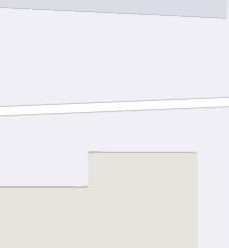
#> input picture хр.jpg, 229 x 248 px
$ python Proection_view_camera.py
#> lines starting #> are read from the running program, lines starting #| are printed output that depends on the picture
from matplotlib import pyplot as plt
import math
import numpy as np


# координаты точки подвеса камеры
x_0 = 0
y_0 = 0
z_0 = 10

beta = math.radians(0)  # угол скольжения
teta_x = math.radians(13)  # угол захвата камеры по оси Х
teta_y = math.radians(10)  # угол захвата камеры по оси y

# начальные значения при alfa=0
def position_camera_is_alfa_zero(beta):
    x_A_0 = x_0 - math.tan(teta_x/2) * z_0 / np.cos(beta)
    y_A_0 = y_0 + np.tan(beta) * z_0

    x_B_0 = x_0 + math.tan(teta_x/2) * z_0 / np.cos(beta)
    y_B_0 = y_0 + np.tan(beta) * z_0

    x_C_0 = x_0 + np.tan(teta_x/2) * z_0 / np.cos(beta+teta_y)
    y_C_0 = y_0 + np.tan(beta+teta_y) * z_0

    x_D_0 = x_0 - np.tan(teta_x/2) * z_0 / np.cos(beta+teta_y)
    y_D_0 = y_0 + np.tan(beta+teta_y) * z_0

    return x_A_0, x_B_0, x_C_0, x_D_0, y_A_0, y_B_0, y_C_0, y_D_0


def draw_quadrangle(x_A, x_B, x_C, x_D, y_A, y_B, y_C, y_D, color='black', linewidth=0.5):

    x = [x_A, x_B, x_C, x_D, x_A]
    x = np.array(x)
    y = [y_A, y_B, y_C, y_D, y_A]
    y = np.array(y)
    plt.plot(x, y, color=color, alpha=0.7,
        linewidth=linewidth, solid_capstyle='round', zorder=2)
    # plt.pause(0.01)


def rotate(origin, point, angle):
    """
    Rotate a point counterclockwise by a given angle around a given origin.
    The angle should be given in radians.

    функция rotate выполняет поворот точки point на угол angle (против часовой стрелки, в радианах) вокруг origin,
    в декартовой плоскости, с обычными условными обозначениями оси: x, увеличивающийся слева справа, y увеличиваясь
    вертикально вверх. Все точки представлены как длина-2 кортежа формы (x_coord, y_coord).
    """
    ox, oy = origin
    px, py = point

    qx = ox + math.cos(angle) * (px - ox) - math.sin(angle) * (py - oy)
    qy = oy + math.sin(angle) * (px - ox) + math.cos(angle) * (py - oy)

    return qx, qy


def decart2alfa(x_A, x_B, x_C, x_D, y_A, y_B, y_C, y_D, alfa):
    point_A = x_A, y_A
    point_B = x_B, y_B
    point_C = x_C, y_C
    point_D = x_D, y_D
    origin = x_0, y_0

    rot_A_x, rot_A_y = rotate(origin, point_A, alfa)
    rot_B_x, rot_B_y = rotate(origin, point_B, alfa)
    rot_C_x, rot_C_y = rotate(origin, point_C, alfa)
    rot_D_x, rot_D_y = rotate(origin, point_D, alfa)

    return rot_A_x, rot_A_y, rot_B_x, rot_B_y, rot_C_x, rot_C_y, rot_D_x, rot_D_y


# plt.axis([-25, 25, -5, 45])
# plt.figure()
fig, axs = plt.subplots()
img = plt.imread('хр.jpg')
#> img is the input picture: shape (248, 229, 3); mean R, G, B 236.2, 234.8, 236.9
shift_ver = -164
shift_gor = -385
axs.imshow(img, extent=[0 + shift_gor, 650 + shift_gor, 0 + shift_ver, 320 + shift_ver])  # 650, 320
# plt.plot((-10,10), (0,0), 'black')

x_A_0, x_B_0, x_C_0, x_D_0, y_A_0, y_B_0, y_C_0, y_D_0 = position_camera_is_alfa_zero(beta)
# draw_quadrangle(x_A_0, x_B_0, x_C_0, x_D_0, y_A_0, y_B_0, y_C_0, y_D_0)

# угол поворота камеры на различных beta для обеспечения требуемого перекрвтия
# steps_alfa = 60, 29, 25, 20, 16, 14, 13, 12
# количество поворотов на различных beta для обеспечения требуемого перекрытия и равенства крайних положений камеры
num_steps_alfa = 4, 8, 11, 14, 16, 20, 22, 26
i = -1

beta_list_angle = np.arange(0, 60, 8)
list_angle_grad = []
for beta_grad in beta_list_angle:
    i += 1
    # print('beta ', beta)
    beta_grad = np.round(beta_grad)
    beta_rad = math.radians(beta_grad)
    x_A_0, x_B_0, x_C_0, x_D_0, y_A_0, y_B_0, y_C_0, y_D_0 = position_camera_is_alfa_zero(beta_rad)
    # step_alfa = int(steps_alfa[i])
    if beta_rad < math.radians(60):
        angle_alfa = np.linspace(-85, 175, num_steps_alfa[i])
    else:
        angle_alfa_1 = np.linspace(-85, -50, 4)
        angle_alfa_2 = np.linspace(60, 110, 6)
        angle_alfa = np.hstack((angle_alfa_1, angle_alfa_2))
    # print('steps_alfa ', step_alfa)
    for alfa_grad in angle_alfa:#range(-85, 95, step_alfa):
        # print('angle ', step_alfa)
        alfa_grad = np.round(alfa_grad)
        alfa_rad = math.radians(alfa_grad)
        x_A, y_A, x_B, y_B, x_C, y_C, x_D, y_D = decart2alfa(x_A_0, x_B_0, x_C_0, x_D_0, y_A_0, y_B_0, y_C_0, y_D_0, alfa_rad)
        print('beta: ', beta_grad, 'alfa: ', alfa_grad)
        list_angle_grad.extend([beta_grad, alfa_grad])
        draw_quadrangle(x_A, x_B, x_C, x_D, y_A, y_B, y_C, y_D, color='red')
        draw_quadrangle(x_A, x_B, x_C, x_D, y_A, y_B, y_C, y_D, color='black')

# [5 lines of commented-out code are left out]
with open('test.npy', 'w') as f:
    for beta_alfa in list_angle_grad:
        f.write(str(beta_alfa))
        f.write('\n')

plt.grid(True)
plt.show()
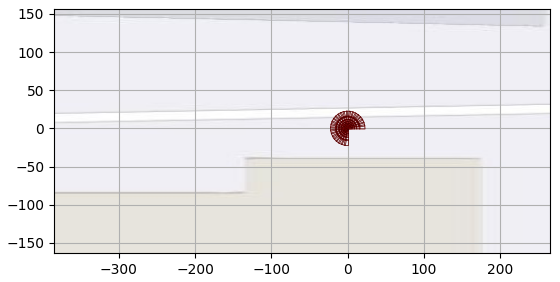
#> figure drawn by matplotlib, 1 panel

$ run again, with xp1.jpg copied over хр.jpg
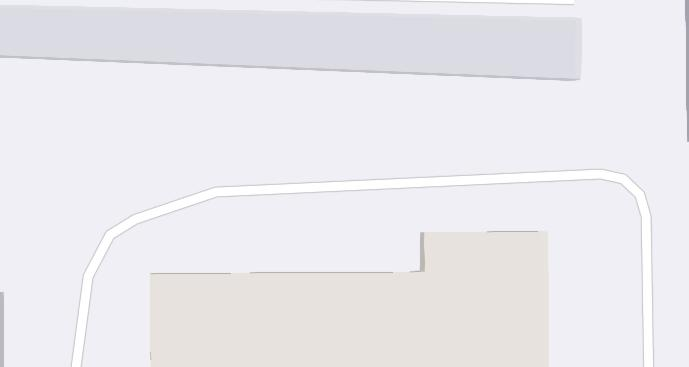
#> input picture xp1.jpg, 689 x 367 px
#> img is the input picture: shape (367, 689, 3); mean R, G, B 235.4, 233.9, 238.3
#> `plt.show()`:
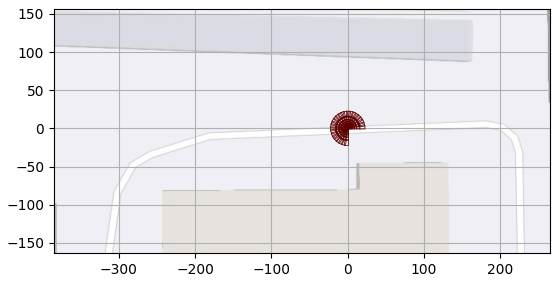
#> figure drawn by matplotlib, 1 panel
